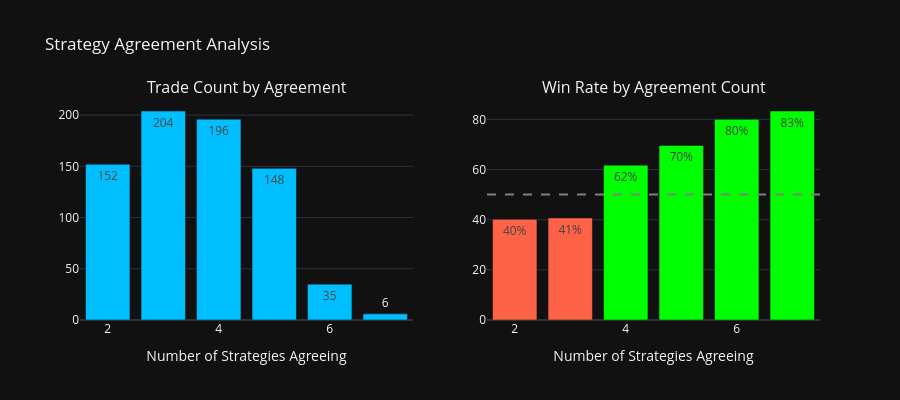

This figure's notebook cell:
### Markdown cell above
## 7. Agreeing Strategies Count

### Code cell
agree_stats = df.groupby('agreeing_count').agg(
    count=('result','count'),
    actual_wr=('result', lambda x: (x!='LOSS').mean()*100),
    avg_pnl=('pnl_rs','mean')
).reset_index()
fig = make_subplots(rows=1, cols=2,
    subplot_titles=['Trade Count by Agreement','Win Rate by Agreement Count'])
fig.add_trace(go.Bar(x=agree_stats['agreeing_count'], y=agree_stats['count'],
    marker_color='deepskyblue', text=agree_stats['count'], textposition='auto'), row=1, col=1)
fig.add_trace(go.Bar(x=agree_stats['agreeing_count'], y=agree_stats['actual_wr'],
    marker_color=['lime' if v>=50 else 'tomato' for v in agree_stats['actual_wr']],
    text=[f'{v:.0f}%' for v in agree_stats['actual_wr']], textposition='auto'), row=1, col=2)
fig.add_hline(y=50, row=1, col=2, line_dash='dash', line_color='gray')
fig.update_layout(template='plotly_dark', height=400,
    title='Strategy Agreement Analysis', showlegend=False)
fig.update_xaxes(title_text='Number of Strategies Agreeing')
fig.show()

### Figure 1 — Plotly figure (JSON) as saved in the notebook; plotly's stock layout.template omitted (floating-point values rounded to 4 significant figures)
{"data": [{"marker": {"color": "deepskyblue"}, "text": [152.0, 204.0, 196.0, 148.0, 35.0, 6.0], "textposition": "auto", "type": "bar", "x": [2, 3, 4, 5, 6, 7], "xaxis": "x", "y": [152, 204, 196, 148, 35, 6], "yaxis": "y"}, {"marker": {"color": ["tomato", "tomato", "lime", "lime", "lime", "lime"]}, "text": ["40%", "41%", "62%", "70%", "80%", "83%"], "textposition": "auto", "type": "bar", "x": [2, 3, 4, 5, 6, 7], "xaxis": "x2", "y": [40.13, 40.69, 61.73, 69.59, 80.0, 83.33], "yaxis": "y2"}], "layout": {"annotations": [{"font": {"size": 16}, "showarrow": false, "text": "Trade Count by Agreement", "x": 0.225, "xanchor": "center", "xref": "paper", "y": 1, "yanchor": "bottom", "yref": "paper"}, {"font": {"size": 16}, "showarrow": false, "text": "Win Rate by Agreement Count", "x": 0.775, "xanchor": "center", "xref": "paper", "y": 1, "yanchor": "bottom", "yref": "paper"}], "height": 400, "shapes": [{"line": {"color": "gray", "dash": "dash"}, "type": "line", "x0": 0, "x1": 1, "xref": "x2 domain", "y0": 50, "y1": 50, "yref": "y2"}], "showlegend": false, "title": {"text": "Strategy Agreement Analysis"}, "xaxis": {"anchor": "y", "domain": [0, 0.45], "title": {"text": "Number of Strategies Agreeing"}}, "xaxis2": {"anchor": "y2", "domain": [0.55, 1], "title": {"text": "Number of Strategies Agreeing"}}, "yaxis": {"anchor": "x", "domain": [0, 1]}, "yaxis2": {"anchor": "x2", "domain": [0, 1]}}}
